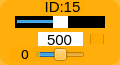
    <widget class="QWidget" name="widget_id15" native="true">
     <property name="geometry">
      <rect>
       <x>785</x>
       <y>140</y>
       <width>120</width>
       <height>65</height>
      </rect>
     </property>
     <property name="maximumSize">
      <size>
       <width>16777161</width>
       <height>16777215</height>
      </size>
     </property>
     <property name="styleSheet">
      <string notr="true">background-color: rgb(255, 170, 0, 200);
border-radius:10px;</string>
     </property>
     <widget class="QLabel" name="label_ID15">
      <property name="geometry">
       <rect>
        <x>40</x>
        <y>1</y>
        <width>45</width>
        <height>12</height>
       </rect>
      </property>
      <property name="minimumSize">
       <size>
        <width>0</width>
        <height>10</height>
       </size>
      </property>
      <property name="font">
       <font>
        <family>Arial</family>
        <pointsize>11</pointsize>
       </font>
      </property>
      <property name="styleSheet">
       <string notr="true">background-color: rgb(255, 255, 255， 0);
border-radius:0px;</string>
      </property>
      <property name="text">
       <string>ID:15</string>
      </property>
      <property name="alignment">
       <set>Qt::AlignCenter</set>
      </property>
     </widget>
     <widget class="QSlider" name="horizontalSlider_pulse_id15">
      <property name="geometry">
       <rect>
        <x>15</x>
        <y>16</y>
        <width>90</width>
        <height>12</height>
       </rect>
      </property>
      <property name="autoFillBackground">
       <bool>false</bool>
      </property>
      <property name="styleSheet">
       <string notr="true">QSlider{
	background: rgb(0, 0, 0);
	border-radius:0px;
}
QSlider::handle {/*设置中间的那个滑动的键*/                           background: rgb(255, 255, 255)}</string>
      </property>
      <property name="minimum">
       <number>0</number>
      </property>
      <property name="maximum">
       <number>1000</number>
      </property>
      <property name="pageStep">
       <number>1</number>
      </property>
      <property name="value">
       <number>500</number>
      </property>
      <property name="orientation">
       <enum>Qt::Horizontal</enum>
      </property>
     </widget>
     <widget class="QSlider" name="horizontalSlider_dev_id15">
      <property name="geometry">
       <rect>
        <x>35</x>
        <y>48</y>
        <width>50</width>
        <height>13</height>
       </rect>
      </property>
      <property name="styleSheet">
       <string notr="true">background-color: rgb(255, 255, 255， 0);</string>
      </property>
      <property name="minimum">
       <number>-125</number>
      </property>
      <property name="maximum">
       <number>125</number>
      </property>
      <property name="pageStep">
       <number>1</number>
      </property>
      <property name="orientation">
       <enum>Qt::Horizontal</enum>
      </property>
     </widget>
     <widget class="QLabel" name="label_id15">
      <property name="geometry">
       <rect>
        <x>10</x>
        <y>47</y>
        <width>30</width>
        <height>15</height>
       </rect>
      </property>
      <property name="minimumSize">
       <size>
        <width>0</width>
        <height>10</height>
       </size>
      </property>
      <property name="font">
       <font>
        <family>DejaVu Sans</family>
        <pointsize>10</pointsize>
       </font>
      </property>
      <property name="styleSheet">
       <string notr="true">background-color: rgb(255, 255, 255， 0);</string>
      </property>
      <property name="text">
       <string>0</string>
      </property>
      <property name="alignment">
       <set>Qt::AlignCenter</set>
      </property>
     </widget>
     <widget class="QLineEdit" name="lineEdit_id15">
      <property name="geometry">
       <rect>
        <x>38</x>
        <y>32</y>
        <width>45</width>
        <height>14</height>
       </rect>
      </property>
      <property name="sizePolicy">
       <sizepolicy hsizetype="Fixed" vsizetype="Fixed">
        <horstretch>0</horstretch>
        <verstretch>0</verstretch>
       </sizepolicy>
      </property>
      <property name="font">
       <font>
        <family>Arial</family>
        <pointsize>11</pointsize>
       </font>
      </property>
      <property name="autoFillBackground">
       <bool>false</bool>
      </property>
      <property name="styleSheet">
       <string notr="true">background-color: rgb(255, 255, 255);
border-radius:0px;</string>
      </property>
      <property name="text">
       <string>500</string>
      </property>
      <property name="maxLength">
       <number>1000</number>
      </property>
      <property name="alignment">
       <set>Qt::AlignCenter</set>
      </property>
      <property name="dragEnabled">
       <bool>false</bool>
      </property>
      <property name="readOnly">
       <bool>false</bool>
      </property>
     </widget>
     <widget class="QCheckBox" name="checkBox_id15">
      <property name="geometry">
       <rect>
        <x>90</x>
        <y>34</y>
        <width>15</width>
        <height>10</height>
       </rect>
      </property>
      <property name="text">
       <string/>
      </property>
     </widget>
    </widget>
